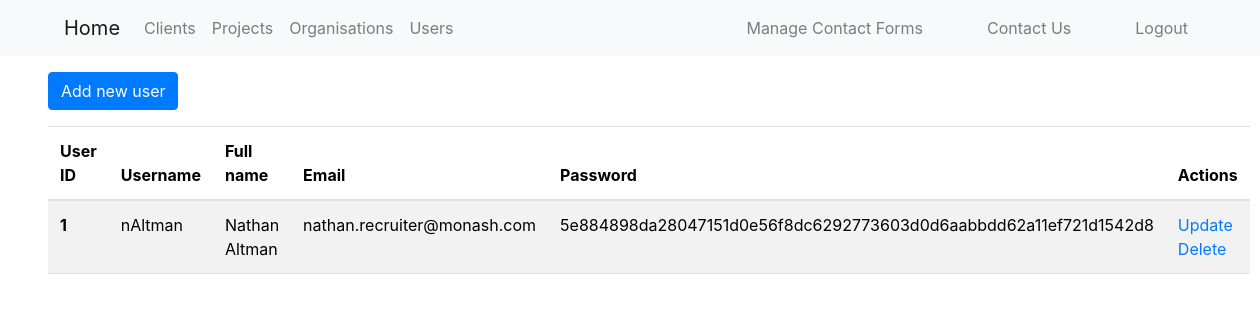
Page /user_pages/index.php (signed in) on the committed database.
### tables this page shows
CREATE TABLE USERS (
    id INT(11) PRIMARY KEY AUTO_INCREMENT,
    username VARCHAR(50) NOT NULL,
    fullname VARCHAR(100) NOT NULL,
    email VARCHAR(100) UNIQUE NOT NULL,
    password VARCHAR(100) NOT NULL
);

### user_pages/index.php (the view, shortened to what this page needs)
<?php
require_once("../authentication.php");
$queryUsers = "SELECT * FROM `users`";
$stmt = $dbh->prepare($queryUsers);
$stmt->execute();
?>
<!doctype html>
<html lang="en">
<head>
    <link href="https://cdn.jsdelivr.net/npm/bootstrap@5.3.1/dist/css/bootstrap.min.css" rel="stylesheet">
    <link rel="stylesheet" href="https://maxcdn.bootstrapcdn.com/bootstrap/4.5.2/css/bootstrap.min.css">
</head>
<body>
<div class="mt-3 mb-3 ms-5">
    <a class="btn btn-primary" href="add.php" role="button">Add new user</a>
</div>
<div class="ms-5 me-5">
    <table class="table table-striped">
        <thead>
        <tr>
            <th scope="col">User ID</th>
            <th scope="col">Username</th>
            <th scope="col">Full name</th>
            <th scope="col">Email</th>
            <th scope="col">Password</th>
            <th scope="col">Actions</th>
        </tr>
        </thead>
        <tbody>
        <?php while ($row = $stmt->fetchObject()): ?>
            <tr>
                <th scope="row"><?= $row->id?></th>
                <td class="username"><?= $row->username ?></td>
                <td class="fullname"><?= $row->fullname ?></td>
                <td class="email"><?= $row->email ?></td>
                <td class="password"><?= $row->password ?></td>
                <td>
                    <a href="update.php?id=<?= $row->id ?>">Update</a>
                    <a href="delete.php?id=<?= $row->id ?>" class="delete-user">Delete</a>
                </td>
            </tr>
        <?php endwhile; ?>
        </tbody>
    </table>
</body>
</html>

### rows in the picture
users: id "1", username "nAltman", fullname "Nathan Altman", email "nathan.recruiter@monash.com", password "5e884898da28047151d0e56f8dc6292773603d0d6aabbdd62a11ef721d1542d8"
